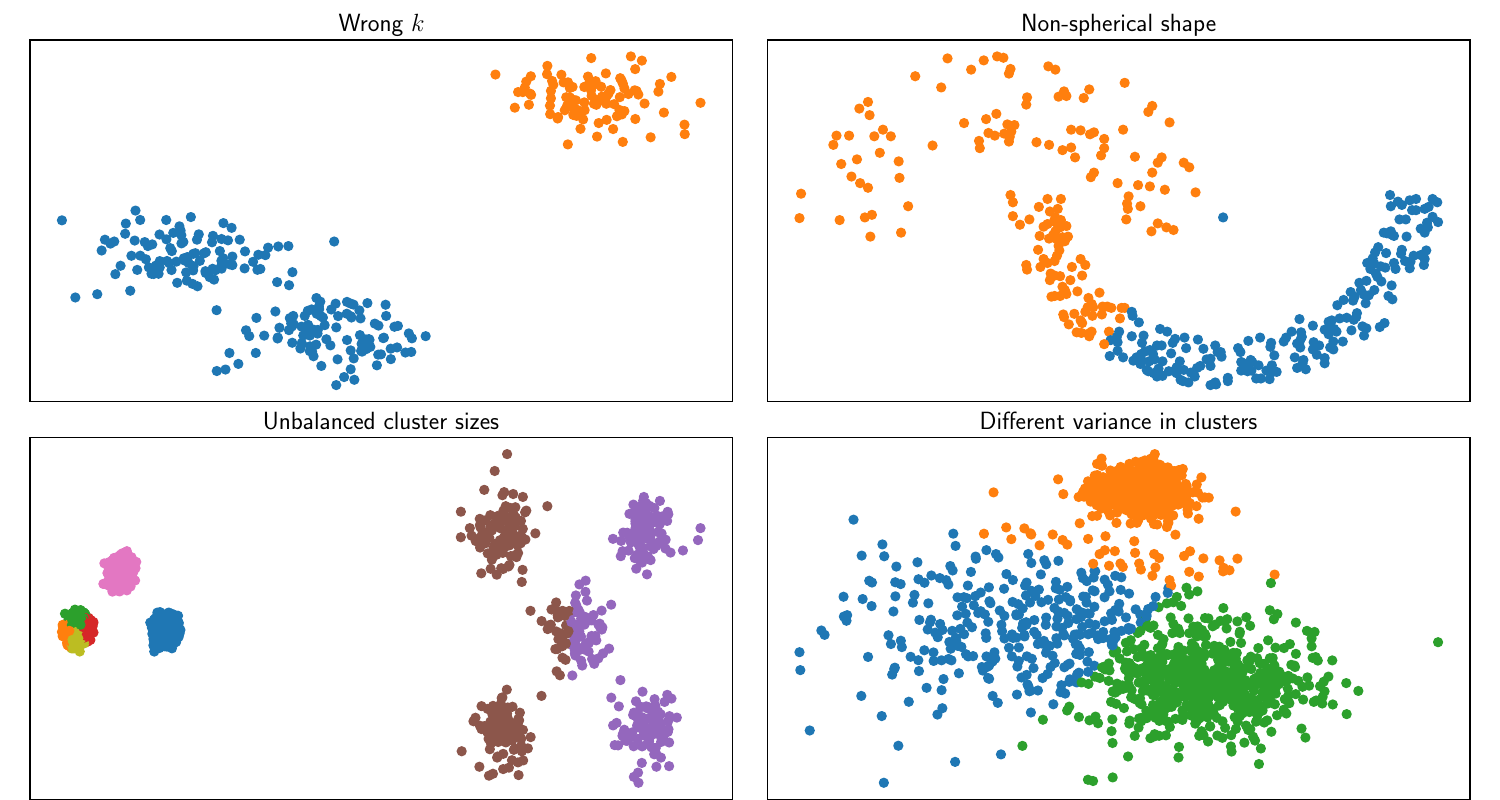

Generate this figure with Python:
import clustbench
import matplotlib.pyplot as plt
from sklearn.cluster import KMeans
import pandas as pd
import numpy as np
from itertools import islice, cycle

np.random.seed(0)

# Define colours
colours_distinct=[
    "#1f77b4", "#ff7f0e", "#2ca02c", "#d62728", "#9467bd", "#8c564b",
    "#e377c2",  "#bcbd22", "#17becf", "#aec7e8", "#ffbb78",
    "#98df8a", "#ff9896", "#c5b0d5", "#c49c94", "#f7b6d2", "#c7c7c7",
    "#dbdb8d", "#9edae5", "#8c6d31", "#393b79", "#ad494a", "#3182bd",
    "#ffbb78", "#ff7f0e", "#2ca02c", "#d62728", "#9467bd", "#8c564b",
    "#e377c2", "#7f7f7f", "#bcbd22", "#17becf", "#aec7e8", "#ffbb78",
    "#98df8a", "#ff9896", "#c5b0d5", "#c49c94", "#f7b6d2", "#c7c7c7",
    "#dbdb8d", "#9edae5", "#8c6d31", "#393b79", "#ad494a", "#3182bd",
    "#ffbb78", "#ff7f0e", "#2ca02c", "#d62728", "#9467bd", "#8c564b",
    "#e377c2", "#7f7f7f", "#bcbd22", "#17becf", "#aec7e8", "#ffbb78",
    "#98df8a", "#ff9896", "#c5b0d5", "#c49c94", "#f7b6d2", "#c7c7c7",
    "#dbdb8d", "#9edae5", "#8c6d31", "#393b79", "#ad494a", "#3182bd",
    "#ffbb78", "#ff7f0e", "#2ca02c", "#d62728", "#9467bd", "#8c564b",
    "#e377c2", "#7f7f7f", "#bcbd22", "#17becf", "#aec7e8", "#ffbb78",
    "#98df8a", "#ff9896", "#c5b0d5", "#c49c94", "#f7b6d2", "#c7c7c7",
    "#dbdb8d", "#9edae5", "#8c6d31", "#393b79", "#ad494a", "#3182bd",
    "#ffbb78", "#ff7f0e", "#2ca02c", "#d62728", "#9467bd", "#8c564b",
    "#e377c2", "#7f7f7f", "#bcbd22", "#17becf", "#aec7e8", "#ffbb78",
    "#98df8a", "#ff9896", "#c5b0d5", "#c49c94", "#f7b6d2", "#c7c7c7",
    "#dbdb8d", "#9edae5", "#8c6d31", "#393b79", "#ad494a", "#3182bd"
    ]

wrong_k=pd.read_csv('wrong_k_data.csv', header=None)
non_spherical=clustbench.load_dataset('sipu', 'jain').data
unbalanced=clustbench.load_dataset('sipu', 'unbalance').data
diff_var=pd.read_csv('diff_variance_overlap_data.csv', header=None)

wrong_k_model=KMeans(n_clusters=2, init='random').fit(wrong_k)
non_spherical_model=KMeans(n_clusters=2, init='random').fit(non_spherical)
unbalanced_model=KMeans(n_clusters=8, init='random').fit(unbalanced)
diff_var_model=KMeans(n_clusters=3, init='random').fit(diff_var)

# PLOT
plt.figure(figsize=(15, 8))
plt.subplots_adjust(left=0.02, right=0.98, bottom=0.001, top=0.95, wspace=0.05, hspace=0.1)
plt.rcParams.update({
    "text.usetex": True
})


plt.subplot(2, 2, 1)
colors = np.array(list(islice(cycle(colours_distinct), int(max(wrong_k_model.labels_) + 1))))
colors = np.append(colors, ["#000000"])
plt.scatter(wrong_k.iloc[:, 0], wrong_k.iloc[:, 1], s=40, color=colors[wrong_k_model.labels_])
plt.title(r'Wrong $k$', size=18)
plt.xticks(())
plt.yticks(())

plt.subplot(2, 2, 2)
colors = np.array(list(islice(cycle(colours_distinct), int(max(non_spherical_model.labels_) + 1))))
colors = np.append(colors, ["#000000"])
plt.scatter(non_spherical[:, 0], non_spherical[:, 1], s=40, color=colors[non_spherical_model.labels_])
plt.title("Non-spherical shape", size=18)
plt.xticks(())
plt.yticks(())

plt.subplot(2, 2, 3)
colors = np.array(list(islice(cycle(colours_distinct), int(max(unbalanced_model.labels_) + 1))))
colors = np.append(colors, ["#000000"])
plt.scatter(unbalanced[:, 0], unbalanced[:, 1], s=40, color=colors[unbalanced_model.labels_])
plt.title("Unbalanced cluster sizes", size=18)
plt.xticks(())
plt.yticks(())

plt.subplot(2, 2, 4)
colors = np.array(list(islice(cycle(colours_distinct), int(max(diff_var_model.labels_) + 1))))
colors = np.append(colors, ["#000000"])
plt.scatter(diff_var.iloc[:, 0], diff_var.iloc[:, 1], s=40, color=colors[diff_var_model.labels_])
plt.title("Different variance in clusters", size=18)
plt.xticks(())
plt.yticks(())

plt.savefig('downfalls_kmeans.pdf')